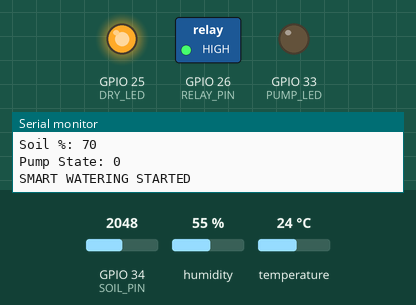
Simulated run of this sketch. Board: ESP32. Shown: switched loads named in the sketch (green lamp = pin HIGH), output pins drawn as LEDs (lit = HIGH), the last lines printed to the serial monitor. Inputs (shaded band) come from the test bench; at power-on: GPIO 34 (SOIL_PIN) = 2048, humidity 55 %, temperature 24 °C. WiFi joins after 1.5 s; servers stay silent unless stated.

Above: at 5.0 s.
5.1 s: GPIO 34 (SOIL_PIN) set to 2266
7.0 s: GPIO 34 (SOIL_PIN) set to 2399
At 9.0 s:
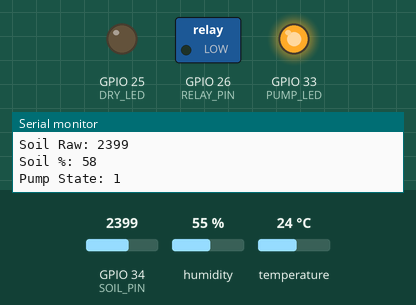
9.3 s: GPIO 34 (SOIL_PIN) set to 2047
At 11.0 s:
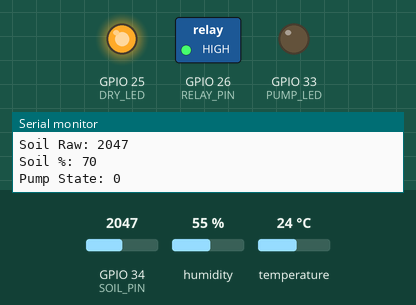
11.3 s: GPIO 34 (SOIL_PIN) set to 2540
At 12.2 s:
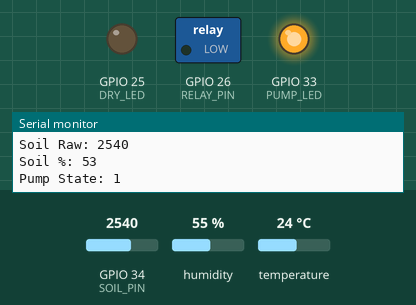
Timing chart, 0 to 14.3 s (numbered marks = the images above; inputs shaded):
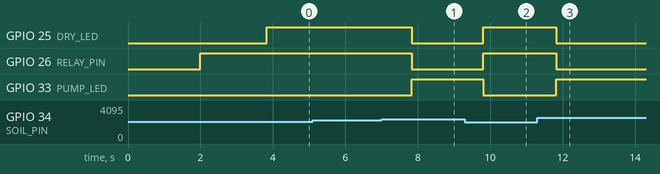

Measured:
- the behaviour switches between 2329 and 2330 on GPIO 34 (SOIL_PIN) (found by bisection; images 0 and 1)
- after the input at 7.0 s, GPIO 25 (DRY_LED), GPIO 26 (RELAY_PIN): HIGH → LOW after 0.83 s; GPIO 33 (PUMP_LED): LOW → HIGH after 0.83 s
- after the input at 9.3 s, GPIO 25 (DRY_LED), GPIO 26 (RELAY_PIN): LOW → HIGH after 0.50 s; GPIO 33 (PUMP_LED): HIGH → LOW after 0.50 s
- after the input at 11.3 s, GPIO 25 (DRY_LED), GPIO 26 (RELAY_PIN): HIGH → LOW after 0.53 s; GPIO 33 (PUMP_LED): LOW → HIGH after 0.53 s

The sketch:

main_running.ino
```cpp
#define BLYNK_TEMPLATE_ID "TMPL6q-3ZwnN0"
#define BLYNK_TEMPLATE_NAME "SMART WATERING"
#define BLYNK_AUTH_TOKEN "TODXljKq45ZCiDMdDOqy_sHATVrh3yLm"

#include <WiFi.h>
#include <WiFiClient.h>
#include <BlynkSimpleEsp32.h>
#include <DHT.h>

// =====================
// WIFI
// =====================
char ssid[] = "12345";
char pass[] = "iamatomic";

// =====================
// PIN CONFIG
// =====================
#define DHTPIN 19
#define DHTTYPE DHT11

#define SOIL_PIN 34

#define RELAY_PIN 26
#define DRY_LED   25
#define PUMP_LED  33

// =====================
// SOIL CALIBRATION
// =====================
#define SOIL_DRY 4095
#define SOIL_WET 1200

DHT dht(DHTPIN, DHTTYPE);
BlynkTimer timer;

bool pumpState = false;

// =====================
// SENSOR UPDATE
// =====================

void sendData()
{
  float temp = dht.readTemperature();
  float hum  = dht.readHumidity();

  int soilRaw = analogRead(SOIL_PIN);

  int soilPercent = map(
    soilRaw,
    SOIL_DRY,
    SOIL_WET,
    0,
    100
  );

  soilPercent = constrain(
    soilPercent,
    0,
    100
  );

  // =====================
  // DEMO LOGIC
  // =====================

  if (soilPercent > 60)
  {
    // Đất ẩm

    digitalWrite(DRY_LED, HIGH);    // LED đỏ ON
    digitalWrite(PUMP_LED, LOW);    // LED vàng OFF

    digitalWrite(RELAY_PIN, HIGH);  // Relay OFF

    pumpState = false;
  }
  else
  {
    // Đất khô

    digitalWrite(DRY_LED, LOW);     // LED đỏ OFF
    digitalWrite(PUMP_LED, HIGH);   // LED vàng ON

    digitalWrite(RELAY_PIN, LOW);   // Relay ON

    pumpState = true;
  }

  // =====================
  // BLYNK UPDATE
  // =====================

  if (!isnan(temp))
    Blynk.virtualWrite(V0, temp);

  if (!isnan(hum))
    Blynk.virtualWrite(V1, hum);

  Blynk.virtualWrite(V2, soilPercent);
  Blynk.virtualWrite(V3, pumpState);

  // =====================
  // SERIAL DEBUG
  // =====================

  Serial.println("======================");

  Serial.print("Temperature: ");
  Serial.println(temp);

  Serial.print("Humidity: ");
  Serial.println(hum);

  Serial.print("Soil Raw: ");
  Serial.println(soilRaw);

  Serial.print("Soil %: ");
  Serial.println(soilPercent);

  Serial.print("Pump State: ");
  Serial.println(pumpState);
}

// =====================
// SETUP
// =====================

void setup()
{
  Serial.begin(115200);
  delay(2000);

  Serial.println("BOOT OK");

  pinMode(RELAY_PIN, OUTPUT);
  pinMode(DRY_LED, OUTPUT);
  pinMode(PUMP_LED, OUTPUT);

  digitalWrite(RELAY_PIN, HIGH);
  digitalWrite(DRY_LED, LOW);
  digitalWrite(PUMP_LED, LOW);

  dht.begin();

  Serial.println("Connecting WiFi + Blynk...");

  Blynk.begin(
    BLYNK_AUTH_TOKEN,
    ssid,
    pass
  );

  Serial.println("Blynk Connected!");

  // Update mỗi 2 giây
  timer.setInterval(2000L, sendData);

  sendData();

  Serial.println("SMART WATERING STARTED");
}

// =====================
// LOOP
// =====================

void loop()
{
  Blynk.run();
  timer.run();
}
```

test.cpp
```cpp
#include <DHT.h>

#define DHT_PIN 4
#define DHTTYPE DHT11

#define SOIL_PIN 34

#define RELAY_PIN 26

#define DRY_LED_PIN 25
#define PUMP_LED_PIN 33

#define SOIL_THRESHOLD 2500

DHT dht(DHT_PIN, DHTTYPE);

void setup() {

  Serial.begin(115200);

  dht.begin();

  pinMode(RELAY_PIN, OUTPUT);
  pinMode(DRY_LED_PIN, OUTPUT);
  pinMode(PUMP_LED_PIN, OUTPUT);

  digitalWrite(RELAY_PIN, LOW);
}

void loop() {

  float temp = dht.readTemperature();
  float hum = dht.readHumidity();

  int soilValue = analogRead(SOIL_PIN);

  Serial.println("==============");
  Serial.print("Temp: ");
  Serial.println(temp);

  Serial.print("Humidity: ");
  Serial.println(hum);

  Serial.print("Soil: ");
  Serial.println(soilValue);

  if (soilValue > SOIL_THRESHOLD) {

    digitalWrite(RELAY_PIN, HIGH);

    digitalWrite(DRY_LED_PIN, HIGH);
    digitalWrite(PUMP_LED_PIN, HIGH);

    Serial.println("PUMP ON");
  }
  else {

    digitalWrite(RELAY_PIN, LOW);

    digitalWrite(DRY_LED_PIN, LOW);
    digitalWrite(PUMP_LED_PIN, LOW);

    Serial.println("PUMP OFF");
  }

  delay(2000);
}
```
